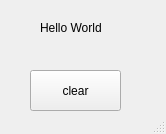
<?xml version="1.0" encoding="UTF-8"?>
<ui version="4.0">
 <class>MainWindow</class>
 <widget class="QMainWindow" name="MainWindow">
  <property name="geometry">
   <rect>
    <x>0</x>
    <y>0</y>
    <width>166</width>
    <height>134</height>
   </rect>
  </property>
  <property name="windowTitle">
   <string>MainWindow</string>
  </property>
  <widget class="QWidget" name="centralwidget">
   <widget class="QPushButton" name="btnClear">
    <property name="geometry">
     <rect>
      <x>30</x>
      <y>70</y>
      <width>91</width>
      <height>41</height>
     </rect>
    </property>
    <property name="text">
     <string>clear</string>
    </property>
   </widget>
   <widget class="QLabel" name="lblHello">
    <property name="geometry">
     <rect>
      <x>40</x>
      <y>20</y>
      <width>91</width>
      <height>16</height>
     </rect>
    </property>
    <property name="text">
     <string>Hello World</string>
    </property>
   </widget>
  </widget>
  <widget class="QStatusBar" name="statusbar"/>
 </widget>
 <resources/>
 <connections>
  <connection>
   <sender>btnClear</sender>
   <signal>clicked()</signal>
   <receiver>lblHello</receiver>
   <slot>clear()</slot>
   <hints>
    <hint type="sourcelabel">
     <x>62</x>
     <y>109</y>
    </hint>
    <hint type="destinationlabel">
     <x>65</x>
     <y>35</y>
    </hint>
   </hints>
  </connection>
 </connections>
</ui>
